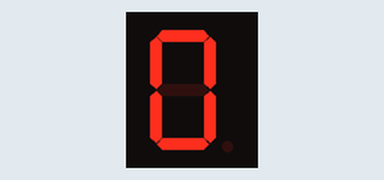
Bench run of a sketch on a simulated Arduino Uno, built with avr-gcc and run on an emulated ATmega328P. On the bench: 1-digit seven-segment display. Wiring (inferred from the names in the program): 1-digit 7-segment display, segments lit when HIGH: segments pin 2, pin 3, pin 4, pin 5, pin 6, pin 7, pin 8. The segment pins are drawn as the display they are named for.

Above: at 0.1 s.
At 0.5 s:
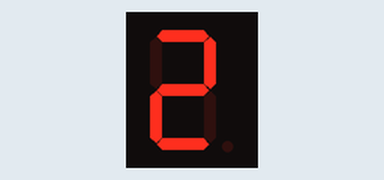
At 1.1 s:
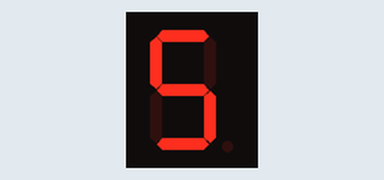
At 1.7 s:
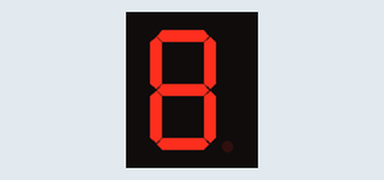
At 2.3 s:
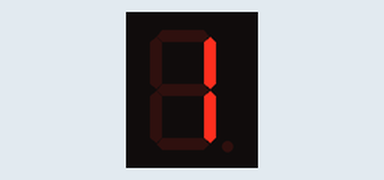

The sketch:

7segmant.ino
```cpp
// Pin mapping for the segments
const int segmentPins[] = {2, 3, 4, 5, 6, 7, 8};
// Patterns for digits 0-9 (common cathode)
const int digitPatterns[10][7] = {
    {1, 1, 1, 1, 1, 1, 0}, // 0
    {0, 1, 1, 0, 0, 0, 0}, // 1
    {1, 1, 0, 1, 1, 0, 1}, // 2
    {1, 1, 1, 1, 0, 0, 1}, // 3
    {0, 1, 1, 0, 0, 1, 1}, // 4
    {1, 0, 1, 1, 0, 1, 1}, // 5
    {1, 0, 1, 1, 1, 1, 1}, // 6
    {1, 1, 1, 0, 0, 0, 0}, // 7
    {1, 1, 1, 1, 1, 1, 1}, // 8
    {1, 1, 1, 1, 0, 1, 1}  // 9
};

void setup() {
  // Set segment pins as output
  for (int i = 0; i < 7; i++) {
    pinMode(segmentPins[i], OUTPUT);
  }
}

void loop() {
  for (int i = 0; i <= 9; i++) {

    displayDigit(i);
    delay(200); // Wait for 1 second
  }

 }

void displayDigit(int digit) {
  for (int i = 0; i < 7; i++) {
    digitalWrite(segmentPins[i], digitPatterns[digit][i]);
  }
}
```

Measured:
- by itself, everything shown: repeats every 2.0 s, in 10 steps
